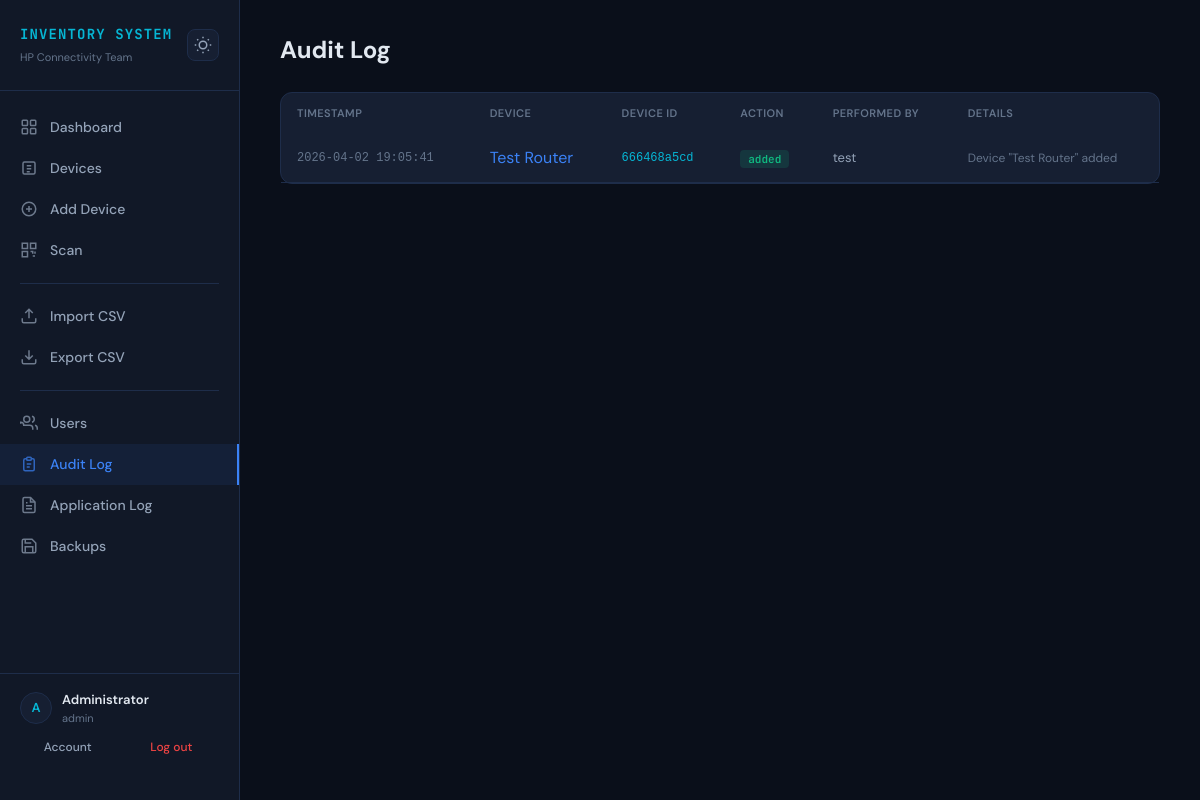
The app's page /audit (signed in) with its own data.
### tables this page shows
CREATE TABLE users (
                user_id INTEGER PRIMARY KEY AUTOINCREMENT,
                username TEXT UNIQUE NOT NULL,
                password_hash TEXT NOT NULL,
                salt TEXT NOT NULL,
                role TEXT NOT NULL DEFAULT 'viewer'
                    CHECK(role IN ('admin','viewer')),
                display_name TEXT DEFAULT '',
                created_at DATETIME DEFAULT CURRENT_TIMESTAMP,
                last_login DATETIME
            );

CREATE TABLE audit_log (
                log_id INTEGER PRIMARY KEY AUTOINCREMENT,
                device_id TEXT NOT NULL,
                action TEXT NOT NULL,
                performed_by TEXT DEFAULT '',
                timestamp DATETIME DEFAULT CURRENT_TIMESTAMP,
                details TEXT DEFAULT '',
                FOREIGN KEY (device_id) REFERENCES devices(device_id)
            );

CREATE TABLE devices (
                device_id TEXT PRIMARY KEY,
                barcode_value TEXT UNIQUE NOT NULL,
                name TEXT NOT NULL,
                category TEXT DEFAULT '',
                manufacturer TEXT DEFAULT '',
                model_number TEXT DEFAULT '',
                serial_number TEXT DEFAULT '',
                connectivity TEXT DEFAULT '',
                vendor_supplied INTEGER DEFAULT 0,
                status TEXT DEFAULT 'available'
                    CHECK(status IN ('available','checked_out','retired','lost')),
                location TEXT DEFAULT '',
                assigned_to TEXT DEFAULT '',
                notes TEXT DEFAULT '',
                created_at DATETIME DEFAULT CURRENT_TIMESTAMP,
                updated_at DATETIME DEFAULT CURRENT_TIMESTAMP
            );

### app.py (the view)
@app.route('/audit')
@admin_required
def audit_log():
    entries = db.get_audit_log(limit=200)
    return render_template('audit.html', entries=entries)

### app.py (called while the page is built)
@app.before_request
def load_user():
    g.user = None
    user_id = session.get('user_id')
    if user_id:
        g.user = db.get_user(user_id)
        if not g.user:
            session.clear()

def admin_required(f):
    @wraps(f)
    def decorated(*args, **kwargs):
        if not g.user:
            flash('Please log in to continue.', 'warning')
            return redirect(url_for('login', next=request.path))
        if g.user['role'] != 'admin':
            flash('You do not have permission to perform this action.', 'error')
            return redirect(url_for('dashboard'))
        return f(*args, **kwargs)
    return decorated

@app.context_processor
def inject_globals():
    return {
        'categories': db.get_categories(),
        'now': datetime.now(timezone.utc),
        'current_user': g.user,
    }

### database.py (called while the page is built)
def get_connection():
    conn = sqlite3.connect(DB_PATH)
    conn.row_factory = sqlite3.Row
    conn.execute('PRAGMA journal_mode=WAL')
    conn.execute('PRAGMA foreign_keys=ON')
    return conn

@contextmanager
def db_transaction():
    conn = get_connection()
    try:
        yield conn
        conn.commit()
    except Exception:
        conn.rollback()
        raise
    finally:
        conn.close()

def get_audit_log(device_id=None, limit=100):
    with db_transaction() as conn:
        if device_id:
            rows = conn.execute('''
                SELECT a.*, d.name as device_name
                FROM audit_log a
                LEFT JOIN devices d ON a.device_id = d.device_id
                WHERE a.device_id = ?
                ORDER BY a.timestamp DESC LIMIT ?
            ''', (device_id, limit)).fetchall()
        else:
            rows = conn.execute('''
                SELECT a.*, d.name as device_name
                FROM audit_log a
                LEFT JOIN devices d ON a.device_id = d.device_id
                ORDER BY a.timestamp DESC LIMIT ?
            ''', (limit,)).fetchall()
        return [dict(r) for r in rows]

def get_categories():
    with db_transaction() as conn:
        rows = conn.execute('SELECT * FROM categories ORDER BY name').fetchall()
        return [dict(r) for r in rows]

def get_user(user_id):
    with db_transaction() as conn:
        row = conn.execute('SELECT * FROM users WHERE user_id = ?', (user_id,)).fetchone()
        return dict(row) if row else None

### templates/audit.html (shortened to what this page needs)
{% extends "base.html" %}
{% block content %}
<h2 style="font-size: 24px; font-weight: 700; margin-bottom: 24px;">Audit Log</h2>
<div class="card" style="padding: 0; cursor: default;">
    <div class="table-wrap">
    <table>
        <thead>
            <tr>
                <th>Timestamp</th>
                <th>Device</th>
                <th>Device ID</th>
                <th>Action</th>
                <th>Performed By</th>
                <th>Details</th>
            </tr>
        </thead>
        <tbody>
            {% for entry in entries %}
            <tr>
                <td class="font-mono" style="font-size: 12px; color: var(--text-muted); white-space: nowrap;">{{ entry.timestamp }}</td>
                <td>
                    <a href="{{ url_for('device_detail', device_id=entry.device_id) }}" style="color: var(--accent-blue); text-decoration: none;">
                        {{ entry.device_name or 'Unknown' }}
                    </a>
                </td>
                <td class="font-mono" style="font-size: 12px; color: var(--text-muted);">
                    <a href="{{ url_for('device_detail', device_id=entry.device_id) }}" style="color: var(--accent-cyan); text-decoration: none;">
                        {{ entry.device_id }}
                    </a>
                </td>
                <td><span class="action-badge action-{{ entry.action }}">{{ entry.action }}</span></td>
                <td style="color: var(--text-secondary); font-size: 13px;">{{ entry.performed_by or '—' }}</td>
                <td style="color: var(--text-muted); font-size: 12px; max-width: 300px; overflow: hidden; text-overflow: ellipsis; white-space: nowrap;">{{ entry.details }}</td>
            </tr>
            {% endfor %}
        </tbody>
    </table>
    </div>
</div>
{% endblock %}

### templates/base.html (shortened to what this page needs)
<!DOCTYPE html>
<html lang="en">
<head>
    <script src="https://cdn.tailwindcss.com/3.4.1"></script>
</head>
<body>
    <nav class="sidebar">
        <div class="sidebar-brand">
            <div style="display: flex; justify-content: space-between; align-items: center;">
                <div>
                    <h1>INVENTORY SYSTEM</h1>
                    <p>HP Connectivity Team</p>
                </div>
                <button onclick="toggleTheme()" class="theme-toggle" title="Toggle light/dark theme" aria-label="Toggle theme">
                    <svg class="icon-sun" width="18" height="18" fill="none" stroke="currentColor" stroke-width="2" viewBox="0 0 24 24"><circle cx="12" cy="12" r="5"/><path d="M12 1v2M12 21v2M4.22 4.22l1.42 1.42M18.36 18.36l1.42 1.42M1 12h2M21 12h2M4.22 19.78l1.42-1.42M18.36 5.64l1.42-1.42"/></svg>
                </button>
            </div>
        </div>
        <a href="{{ url_for('dashboard') }}" class="nav-link {% if request.endpoint == 'dashboard' %}active{% endif %}">
            <svg fill="none" stroke="currentColor" stroke-width="2" viewBox="0 0 24 24"><rect x="3" y="3" width="7" height="7" rx="1"/><rect x="14" y="3" width="7" height="7" rx="1"/><rect x="3" y="14" width="7" height="7" rx="1"/><rect x="14" y="14" width="7" height="7" rx="1"/></svg>
            Dashboard
        </a>
        <a href="{{ url_for('device_list') }}" class="nav-link {% if request.endpoint in ['device_list','device_detail','device_edit'] %}active{% endif %}">
            <svg fill="none" stroke="currentColor" stroke-width="2" viewBox="0 0 24 24"><rect x="4" y="4" width="16" height="16" rx="2"/><path d="M9 9h6M9 13h6M9 17h4"/></svg>
            Devices
        </a>
        {% if current_user and current_user.role == 'admin' %}
        <a href="{{ url_for('device_add') }}" class="nav-link {% if request.endpoint == 'device_add' %}active{% endif %}">
            <svg fill="none" stroke="currentColor" stroke-width="2" viewBox="0 0 24 24"><circle cx="12" cy="12" r="9"/><path d="M12 8v8M8 12h8"/></svg>
            Add Device
        </a>
        {% endif %}
        <a href="{{ url_for('scan_page') }}" class="nav-link {% if request.endpoint == 'scan_page' %}active{% endif %}">
            <svg fill="none" stroke="currentColor" stroke-width="2" viewBox="0 0 24 24"><rect x="3" y="3" width="7" height="7"/><rect x="14" y="3" width="7" height="7"/><rect x="3" y="14" width="7" height="7"/><path d="M14 14h3v3M17 20h3M14 20h0M20 14v3M20 20h0"/></svg>
            Scan
        </a>
        <div class="nav-separator"></div>
        {% if current_user and current_user.role == 'admin' %}
        <a href="{{ url_for('import_csv') }}" class="nav-link {% if request.endpoint == 'import_csv' %}active{% endif %}">
            <svg fill="none" stroke="currentColor" stroke-width="2" viewBox="0 0 24 24"><path d="M21 15v4a2 2 0 01-2 2H5a2 2 0 01-2-2v-4M17 8l-5-5-5 5M12 3v12"/></svg>
            Import CSV
        </a>
        {% endif %}
        <a href="{{ url_for('export_csv') }}" class="nav-link">
            <svg fill="none" stroke="currentColor" stroke-width="2" viewBox="0 0 24 24"><path d="M21 15v4a2 2 0 01-2 2H5a2 2 0 01-2-2v-4M7 10l5 5 5-5M12 15V3"/></svg>
            Export CSV
        </a>
        {% if current_user and current_user.role == 'admin' %}
        <div class="nav-separator"></div>
        <a href="{{ url_for('user_list') }}" class="nav-link {% if request.endpoint in ['user_list','user_add','user_edit'] %}active{% endif %}">
            <svg fill="none" stroke="currentColor" stroke-width="2" viewBox="0 0 24 24"><path d="M17 21v-2a4 4 0 00-4-4H5a4 4 0 00-4-4v2"/><circle cx="9" cy="7" r="4"/><path d="M23 21v-2a4 4 0 00-3-3.87M16 3.13a4 4 0 010 7.75"/></svg>
            Users
        </a>
        <a href="{{ url_for('audit_log') }}" class="nav-link {% if request.endpoint == 'audit_log' %}active{% endif %}">
            <svg fill="none" stroke="currentColor" stroke-width="2" viewBox="0 0 24 24"><path d="M9 5H7a2 2 0 00-2 2v12a2 2 0 002 2h10a2 2 0 002-2V7a2 2 0 00-2-2h-2"/><rect x="9" y="3" width="6" height="4" rx="1"/><path d="M9 12h6M9 16h4"/></svg>
            Audit Log
        </a>
        <a href="{{ url_for('app_logs') }}" class="nav-link {% if request.endpoint in ['app_logs'] %}active{% endif %}">
            <svg fill="none" stroke="currentColor" stroke-width="2" viewBox="0 0 24 24"><path d="M14 2H6a2 2 0 00-2 2v16a2 2 0 002 2h12a2 2 0 002-2V8z"/><polyline points="14 2 14 8 20 8"/><line x1="16" y1="13" x2="8" y2="13"/><line x1="16" y1="17" x2="8" y2="17"/><polyline points="10 9 9 9 8 9"/></svg>
            Application Log
        </a>
        <a href="{{ url_for('backup_list') }}" class="nav-link {% if request.endpoint in ['backup_list'] %}active{% endif %}">
            <svg fill="none" stroke="currentColor" stroke-width="2" viewBox="0 0 24 24"><path d="M19 21H5a2 2 0 01-2-2V5a2 2 0 012-2h11l5 5v11a2 2 0 01-2 2z"/><polyline points="17 21 17 13 7 13 7 21"/><polyline points="7 3 7 8 15 8"/></svg>
            Backups
        </a>
        {% endif %}
        {% if current_user %}
        <div style="margin-top: auto; padding: 16px 20px; border-top: 1px solid var(--border-color);">
            <div style="display: flex; align-items: center; gap: 10px; margin-bottom: 8px;">
                <div style="width: 32px; height: 32px; border-radius: 50%; background: var(--bg-card); border: 1px solid var(--border-color); display: flex; align-items: center; justify-content: center; font-weight: 600; font-size: 13px; color: var(--accent-cyan); flex-shrink: 0;">
                    {{ current_user.username[0]|upper }}
                </div>
                <div style="overflow: hidden;">
                    <div style="font-size: 13px; font-weight: 600; white-space: nowrap; overflow: hidden; text-overflow: ellipsis;">{{ current_user.display_name or current_user.username }}</div>
                    <div style="font-size: 11px; color: var(--text-muted);">{{ current_user.role }}</div>
                </div>
            </div>
            <div style="display: flex; gap: 8px;">
                <a href="{{ url_for('account') }}" class="nav-link" style="padding: 4px 8px; font-size: 12px; flex: 1; justify-content: center;">Account</a>
                <a href="{{ url_for('logout') }}" class="nav-link" style="padding: 4px 8px; font-size: 12px; color: var(--accent-red); flex: 1; justify-content: center;">Log out</a>
            </div>
        </div>
        {% endif %}
    </nav>
    <main class="main-content">
        {% block content %}{% endblock %}
    </main>
</body>
</html>

### templates/base.html (style rules this page uses)
:root, [data-theme="dark"] { --bg-primary: #0a0f1a; --bg-secondary: #111827; --bg-card: #161f32; --bg-card-hover: #1c2640; --border-color: #1e2d4a; --border-accent: #2563eb; --text-primary: #e2e8f0; --text-secondary: #94a3b8; --text-muted: #64748b; --accent-blue: #3b82f6; --accent-cyan: #06b6d4; --accent-green: #10b981; --accent-amber: #f59e0b; --accent-red: #ef4444; --label-bg: white; }
* { box-sizing: border-box; }
body { font-family: 'DM Sans', sans-serif; background: var(--bg-primary); color: var(--text-primary); margin: 0; min-height: 100vh; }
.font-mono { font-family: 'JetBrains Mono', monospace; }
.sidebar { position: fixed; top: 0; left: 0; bottom: 0; width: 240px; background: var(--bg-secondary); border-right: 1px solid var(--border-color); display: flex; flex-direction: column; padding: 24px 0; z-index: 50; overflow-y: auto; }
.sidebar-brand { padding: 0 20px 24px; border-bottom: 1px solid var(--border-color); margin-bottom: 16px; }
.sidebar-brand h1 { font-family: 'JetBrains Mono', monospace; color: var(--accent-cyan); font-size: 14px; font-weight: 700; letter-spacing: 0.08em; margin: 0; }
.sidebar-brand p { color: var(--text-muted); font-size: 11px; margin: 4px 0 0; }
.nav-link { display: flex; align-items: center; gap: 12px; padding: 10px 20px; color: var(--text-secondary); text-decoration: none; font-size: 14px; font-weight: 500; transition: all 0.15s; }
.nav-link.active { color: var(--accent-blue); background: rgba(59,130,246,0.08); border-right: 2px solid var(--accent-blue); }
.nav-link svg { width: 18px; height: 18px; opacity: 0.7; flex-shrink: 0; }
.nav-separator { border-top: 1px solid var(--border-color); margin: 12px 20px; }
.main-content { margin-left: 240px; padding: 32px 40px; min-height: 100vh; }
.card { background: var(--bg-card); border: 1px solid var(--border-color); border-radius: 12px; padding: 24px; }
.action-badge { font-family: 'JetBrains Mono', monospace; font-size: 11px; font-weight: 600; padding: 2px 8px; border-radius: 4px; }
.action-added { background: rgba(16,185,129,0.15); color: #10b981; }
table { width: 100%; border-collapse: collapse; }
th { text-align: left; font-size: 11px; font-weight: 600; text-transform: uppercase; letter-spacing: 0.04em; color: var(--text-muted); padding: 12px 16px; }
td { padding: 12px 16px; border-bottom: 1px solid var(--border-color); }
.theme-toggle { background: var(--bg-card); border: 1px solid var(--border-color); color: var(--text-secondary); padding: 6px; border-radius: 8px; cursor: pointer; display: flex; align-items: center; justify-content: center; transition: all 0.15s; flex-shrink: 0; }
[data-theme="dark"] .icon-sun { display: block; }
.icon-sun { display: block; }
.table-wrap { overflow-x: auto; -webkit-overflow-scrolling: touch; }

### records on screen
users: username "A", display_name "Administrator", role "admin"
audit_log: timestamp "2026-04-02 19:05:41", name "Test Router", device_id "666468a5cd", action "added", performed_by "test", details "Device \"Test Router\" added"
